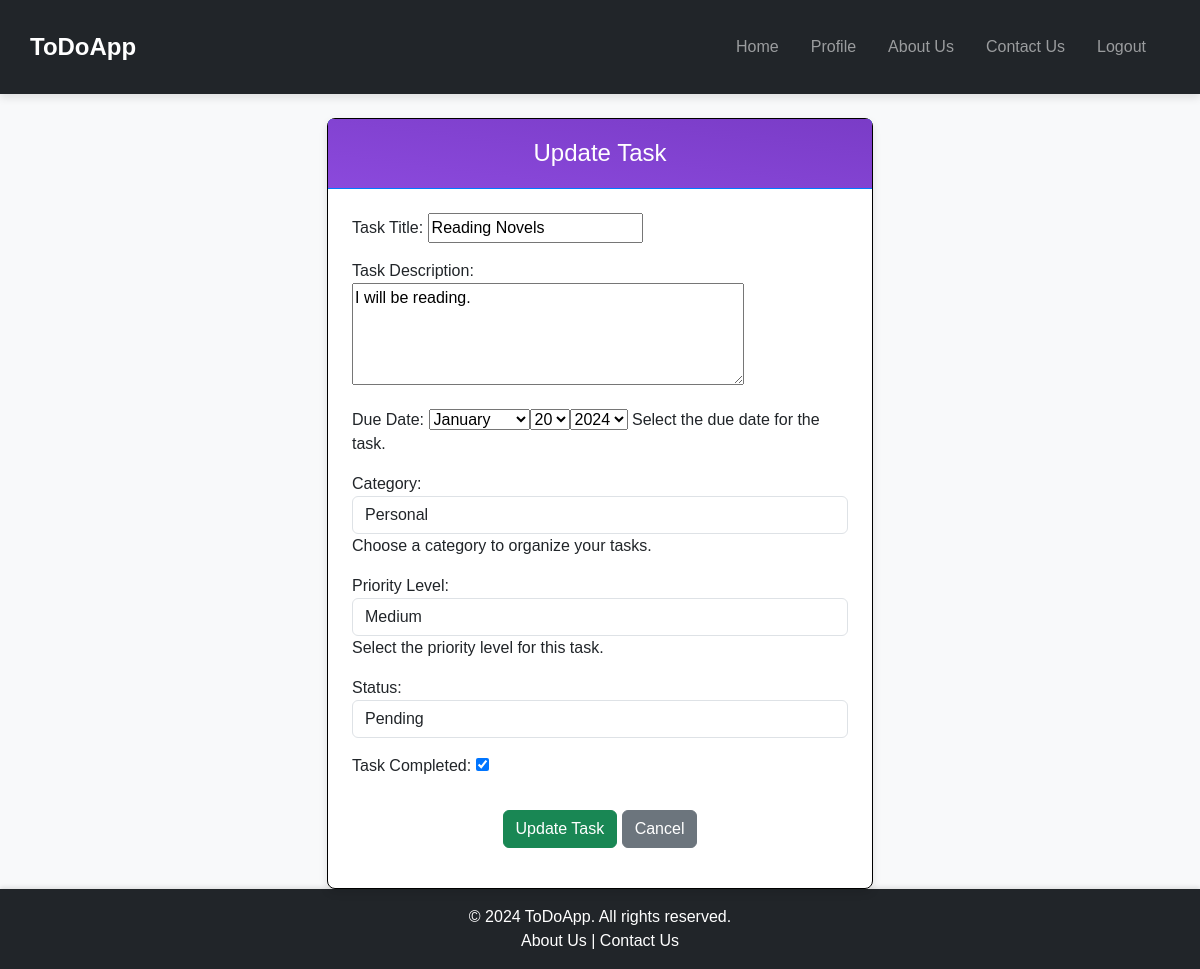
/task/update/3/ (signed in), run on the app's committed database.
### core/models.py (models this page shows, shortened)
class Task(models.Model):
    title = models.CharField(max_length=200, blank=False, null=True, verbose_name="Task Title")
    description = models.TextField(blank=True, null=True, verbose_name="Task Description")
    due_date = models.DateField(blank=True, null=True, verbose_name="Due Date")
    category = models.ForeignKey(Category, on_delete=models.CASCADE, verbose_name="Category")
    priority = models.ForeignKey(Priority, on_delete=models.CASCADE, verbose_name="Priority Level")
    status = models.ForeignKey(Status, on_delete=models.CASCADE, verbose_name="Status", default=1)
    is_completed = models.BooleanField(default=False, verbose_name="Completed")
    created_at = models.DateTimeField(default=timezone.now, verbose_name="Created At")
    updated_at = models.DateTimeField(auto_now=True, verbose_name="Updated At")
    user = models.ForeignKey(User, on_delete=models.CASCADE, verbose_name="Assigned User")
    todo_list = models.ForeignKey(ToDoList, on_delete=models.CASCADE, related_name="tasks")

### core/views.py (the view)
# urls.py: path('task/update/<int:pk>/', update_task, name='update_task'), # Update Task: Form for updating an existing task. The task must be associated with the logged-in user.
@login_required
def update_task(request, pk):
    current_task_to_update = get_object_or_404(Task, id=pk, user=request.user)
    the_updated_form = TaskForm(instance=current_task_to_update)
    if request.method == 'POST':
        the_updated_form = TaskForm(request.POST, instance=current_task_to_update)
        if the_updated_form.is_valid():
            the_updated_form.save()
            messages.success(request, 'Task updated successfully!')
            return redirect('view_all_tasks', pk=current_task_to_update.todo_list.pk)
    context = {
        'the_form': the_updated_form,
        'task': current_task_to_update
    }
    return render(request=request, template_name='ToDoApp/update_task.html', context=context)

### core/models.py (called while the page is built)
    def __str__(self):
        return self.name

    def __str__(self):
        return self.name

    def __str__(self):
        return self.name

### templates/ToDoApp/update_task.html (shortened to what this page needs)
{% extends 'ToDoApp/base.html' %}
{% load static %}
{% block head %}
<link rel="stylesheet" href="{% static 'css/update_task.css' %}">
{% endblock %}
{% block content %}
<div class="container mt-4">
    <div class="row justify-content-center">
        <div class="col-md-8 col-lg-6">
            <div class="card border-primary">
                <div class="card-header bg-primary text-white">
                    <h3 class="card-title text-center">Update Task</h3>
                </div>
                <div class="card-body">
                    <form method="post" class="form-group">
                        {{ the_form.as_p }}
                        <div class="form-group text-center">
                            <button type="submit" class="btn btn-success">Update Task</button>
                            <a href="{% url 'view_all_tasks' pk=task.todo_list.pk %}" class="btn btn-secondary ml-2">Cancel</a>
                        </div>
                    </form>
                </div>
            </div>
        </div>
    </div>
</div>
{% endblock %}

### static/css/style.css (style rules this page uses)
body { font-family: 'Segoe UI', Tahoma, Geneva, Verdana, sans-serif; margin: 0; display: flex; flex-direction: column; min-height: 100vh; }

### static/css/update_task.css (style rules this page uses)
body { background-color: #f8f9fa; font-family: Arial, sans-serif; }
.card { border-radius: 8px; box-shadow: 0 4px 8px rgba(0, 0, 0, 0.1); border: 1px solid #000 !important; }
.card-header { background-image: linear-gradient(to right top, #8b49dc, #7a3cc7); color: #fff; text-align: center; padding: 20px; font-size: 1.5rem; font-weight: bold; border-radius: 10px 10px 0 0; border-bottom: 1px solid #007bff; }
.card-title { margin: 0; font-size: 1.5rem; font-weight: 500; }
.card-body { padding: 1.5rem; }
.form-group { margin-bottom: 1rem; }
.form-group .btn { margin-top: 1rem; }
.btn-secondary { background-color: #6c757d; border-color: #6c757d; }

### data on the page
Task: title "Reading Novels", description "I will be reading.", category "Personal", priority "Medium", status "Pending", is_completed "☑"
